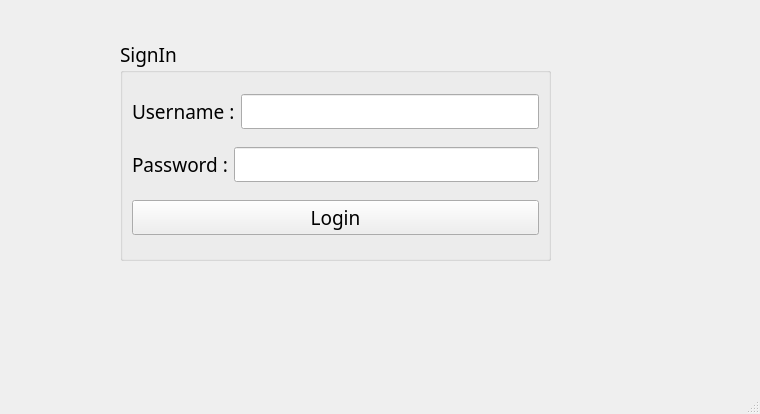
<?xml version="1.0" encoding="UTF-8"?>
<ui version="4.0">
 <class>MainWindow</class>
 <widget class="QMainWindow" name="MainWindow">
  <property name="geometry">
   <rect>
    <x>0</x>
    <y>0</y>
    <width>760</width>
    <height>414</height>
   </rect>
  </property>
  <property name="windowTitle">
   <string>MainWindow</string>
  </property>
  <widget class="QWidget" name="centralwidget">
   <widget class="QGroupBox" name="groupBox">
    <property name="geometry">
     <rect>
      <x>120</x>
      <y>40</y>
      <width>431</width>
      <height>221</height>
     </rect>
    </property>
    <property name="font">
     <font>
      <family>Corbel</family>
      <pointsize>14</pointsize>
     </font>
    </property>
    <property name="title">
     <string>SignIn</string>
    </property>
    <layout class="QVBoxLayout" name="verticalLayout">
     <item>
      <layout class="QHBoxLayout" name="horizontalLayout">
       <item>
        <widget class="QLabel" name="label">
         <property name="text">
          <string>Username :</string>
         </property>
        </widget>
       </item>
       <item>
        <widget class="QLineEdit" name="lineEdit_username"/>
       </item>
      </layout>
     </item>
     <item>
      <layout class="QHBoxLayout" name="horizontalLayout_2">
       <item>
        <widget class="QLabel" name="label_2">
         <property name="text">
          <string>Password :</string>
         </property>
        </widget>
       </item>
       <item>
        <widget class="QLineEdit" name="lineEdit_password"/>
       </item>
      </layout>
     </item>
     <item>
      <widget class="QPushButton" name="pushButton_login">
       <property name="text">
        <string>Login</string>
       </property>
      </widget>
     </item>
    </layout>
   </widget>
  </widget>
  <widget class="QMenuBar" name="menubar">
   <property name="geometry">
    <rect>
     <x>0</x>
     <y>0</y>
     <width>760</width>
     <height>21</height>
    </rect>
   </property>
  </widget>
  <widget class="QStatusBar" name="statusbar"/>
 </widget>
 <resources/>
 <connections/>
</ui>
